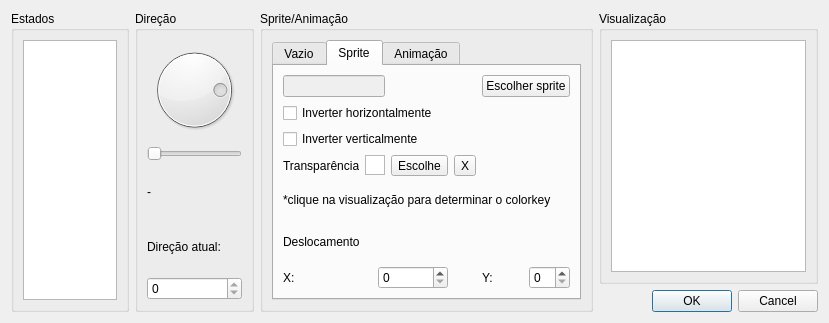
<?xml version="1.0" encoding="UTF-8"?>
<ui version="4.0">
 <class>ConfigsObjAnimationChooserWindow</class>
 <widget class="QDialog" name="ConfigsObjAnimationChooserWindow">
  <property name="geometry">
   <rect>
    <x>0</x>
    <y>0</y>
    <width>829</width>
    <height>323</height>
   </rect>
  </property>
  <property name="windowTitle">
   <string>Dialog</string>
  </property>
  <layout class="QGridLayout" name="gridLayout_7">
   <item row="0" column="0" rowspan="2">
    <widget class="QGroupBox" name="groupBoxEstados">
     <property name="title">
      <string>Estados</string>
     </property>
     <layout class="QGridLayout" name="gridLayout">
      <item row="0" column="0">
       <widget class="QListWidget" name="listWidgetEstados">
        <property name="maximumSize">
         <size>
          <width>100</width>
          <height>16777215</height>
         </size>
        </property>
       </widget>
      </item>
     </layout>
    </widget>
   </item>
   <item row="0" column="1" rowspan="2">
    <widget class="QGroupBox" name="groupBoxDirecao">
     <property name="title">
      <string>Direção</string>
     </property>
     <layout class="QGridLayout" name="gridLayout_4">
      <item row="0" column="0">
       <widget class="QDial" name="dial">
        <property name="maximum">
         <number>4</number>
        </property>
        <property name="singleStep">
         <number>1</number>
        </property>
        <property name="value">
         <number>3</number>
        </property>
        <property name="orientation">
         <enum>Qt::Horizontal</enum>
        </property>
        <property name="wrapping">
         <bool>true</bool>
        </property>
        <property name="notchTarget">
         <double>3.700000000000000</double>
        </property>
       </widget>
      </item>
      <item row="1" column="0">
       <widget class="QSlider" name="horizontalSliderDirectionNumber">
        <property name="minimum">
         <number>2</number>
        </property>
        <property name="maximum">
         <number>5</number>
        </property>
        <property name="value">
         <number>2</number>
        </property>
        <property name="orientation">
         <enum>Qt::Horizontal</enum>
        </property>
       </widget>
      </item>
      <item row="2" column="0">
       <widget class="QLabel" name="labelDirectionNumber">
        <property name="text">
         <string>-</string>
        </property>
       </widget>
      </item>
      <item row="4" column="0">
       <widget class="QSpinBox" name="spinBoxDirectionValue">
        <property name="enabled">
         <bool>true</bool>
        </property>
        <property name="readOnly">
         <bool>true</bool>
        </property>
       </widget>
      </item>
      <item row="3" column="0">
       <widget class="QLabel" name="label_4">
        <property name="text">
         <string>Direção atual:</string>
        </property>
       </widget>
      </item>
     </layout>
    </widget>
   </item>
   <item row="0" column="2" rowspan="2">
    <widget class="QGroupBox" name="groupBoxSpriteAnim">
     <property name="title">
      <string>Sprite/Animação</string>
     </property>
     <layout class="QGridLayout" name="gridLayout_3">
      <item row="0" column="0">
       <widget class="QTabWidget" name="tabWidgetSpriteAnim">
        <property name="minimumSize">
         <size>
          <width>200</width>
          <height>0</height>
         </size>
        </property>
        <property name="currentIndex">
         <number>1</number>
        </property>
        <widget class="QWidget" name="tab">
         <attribute name="title">
          <string>Vazio</string>
         </attribute>
         <layout class="QGridLayout" name="gridLayout_8">
          <item row="0" column="0">
           <widget class="QLabel" name="label">
            <property name="text">
             <string>Deixe essa aba ativada se não quiser animação!</string>
            </property>
           </widget>
          </item>
         </layout>
        </widget>
        <widget class="QWidget" name="tab_sprite">
         <attribute name="title">
          <string>Sprite</string>
         </attribute>
         <layout class="QGridLayout" name="gridLayout_6">
          <item row="0" column="0" colspan="3">
           <widget class="QLineEdit" name="lineEditSprite">
            <property name="enabled">
             <bool>false</bool>
            </property>
           </widget>
          </item>
          <item row="0" column="5" colspan="2">
           <widget class="QPushButton" name="pushButtonSpriteChooser">
            <property name="text">
             <string>Escolher sprite</string>
            </property>
           </widget>
          </item>
          <item row="1" column="0" colspan="5">
           <widget class="QCheckBox" name="checkBoxInvertHorizontal">
            <property name="text">
             <string>Inverter horizontalmente</string>
            </property>
           </widget>
          </item>
          <item row="2" column="0" colspan="5">
           <widget class="QCheckBox" name="checkBoxInvertVertical">
            <property name="text">
             <string>Inverter verticalmente</string>
            </property>
           </widget>
          </item>
          <item row="3" column="0">
           <widget class="QLabel" name="label_2">
            <property name="text">
             <string>Transparência:</string>
            </property>
           </widget>
          </item>
          <item row="3" column="1" colspan="2">
           <widget class="QGraphicsView" name="graphicsViewColorKey">
            <property name="maximumSize">
             <size>
              <width>20</width>
              <height>20</height>
             </size>
            </property>
           </widget>
          </item>
          <item row="3" column="3">
           <widget class="QToolButton" name="toolButtonColorkey">
            <property name="text">
             <string>Escolhe</string>
            </property>
           </widget>
          </item>
          <item row="3" column="4">
           <widget class="QToolButton" name="toolButton">
            <property name="text">
             <string>X</string>
            </property>
           </widget>
          </item>
          <item row="4" column="0" colspan="7">
           <widget class="QLabel" name="label_3">
            <property name="text">
             <string>*clique na visualização para determinar o colorkey</string>
            </property>
           </widget>
          </item>
          <item row="5" column="0">
           <widget class="QLabel" name="label_10">
            <property name="text">
             <string>Deslocamento:</string>
            </property>
           </widget>
          </item>
          <item row="6" column="0">
           <widget class="QLabel" name="label_8">
            <property name="text">
             <string>X:</string>
            </property>
           </widget>
          </item>
          <item row="6" column="2" colspan="2">
           <widget class="QSpinBox" name="spinBoxAdjustX2"/>
          </item>
          <item row="6" column="5">
           <widget class="QLabel" name="label_9">
            <property name="text">
             <string>Y:</string>
            </property>
           </widget>
          </item>
          <item row="6" column="6">
           <widget class="QSpinBox" name="spinBoxAdjustY2"/>
          </item>
         </layout>
        </widget>
        <widget class="QWidget" name="tab_animation">
         <attribute name="title">
          <string>Animação</string>
         </attribute>
         <layout class="QGridLayout" name="gridLayout_5">
          <item row="0" column="0" colspan="4">
           <widget class="QListWidget" name="listWidget">
            <property name="selectionRectVisible">
             <bool>false</bool>
            </property>
           </widget>
          </item>
          <item row="1" column="0" colspan="4">
           <widget class="QCheckBox" name="checkBoxInvertHorizontal2">
            <property name="text">
             <string>Inverte horizontalmente</string>
            </property>
           </widget>
          </item>
          <item row="2" column="0" colspan="3">
           <widget class="QCheckBox" name="checkBoxInvertVertically2">
            <property name="text">
             <string>Inverte verticalmente</string>
            </property>
           </widget>
          </item>
          <item row="3" column="0" colspan="2">
           <widget class="QLabel" name="label_5">
            <property name="text">
             <string>Deslocamento:</string>
            </property>
           </widget>
          </item>
          <item row="4" column="0">
           <widget class="QLabel" name="label_7">
            <property name="text">
             <string>X:</string>
            </property>
           </widget>
          </item>
          <item row="4" column="1">
           <widget class="QSpinBox" name="spinBoxAdjustX">
            <property name="minimum">
             <number>-9999</number>
            </property>
            <property name="maximum">
             <number>9999</number>
            </property>
            <property name="singleStep">
             <number>1</number>
            </property>
            <property name="value">
             <number>0</number>
            </property>
           </widget>
          </item>
          <item row="4" column="2">
           <widget class="QLabel" name="label_6">
            <property name="text">
             <string>Y:</string>
            </property>
           </widget>
          </item>
          <item row="4" column="3">
           <widget class="QSpinBox" name="spinBoxAdjustY">
            <property name="minimum">
             <number>-9999</number>
            </property>
            <property name="maximum">
             <number>9999</number>
            </property>
           </widget>
          </item>
         </layout>
        </widget>
       </widget>
      </item>
     </layout>
    </widget>
   </item>
   <item row="0" column="3">
    <widget class="QGroupBox" name="groupBoxVisu">
     <property name="title">
      <string>Visualização</string>
     </property>
     <layout class="QGridLayout" name="gridLayout_2">
      <item row="0" column="0">
       <widget class="QGraphicsView" name="graphicsView">
        <property name="maximumSize">
         <size>
          <width>200</width>
          <height>300</height>
         </size>
        </property>
       </widget>
      </item>
     </layout>
    </widget>
   </item>
   <item row="1" column="3">
    <widget class="QDialogButtonBox" name="buttonBox">
     <property name="orientation">
      <enum>Qt::Horizontal</enum>
     </property>
     <property name="standardButtons">
      <set>QDialogButtonBox::Cancel|QDialogButtonBox::Ok</set>
     </property>
    </widget>
   </item>
  </layout>
 </widget>
 <resources/>
 <connections>
  <connection>
   <sender>buttonBox</sender>
   <signal>accepted()</signal>
   <receiver>ConfigsObjAnimationChooserWindow</receiver>
   <slot>accept()</slot>
   <hints>
    <hint type="sourcelabel">
     <x>248</x>
     <y>254</y>
    </hint>
    <hint type="destinationlabel">
     <x>157</x>
     <y>264</y>
    </hint>
   </hints>
  </connection>
  <connection>
   <sender>buttonBox</sender>
   <signal>rejected()</signal>
   <receiver>ConfigsObjAnimationChooserWindow</receiver>
   <slot>reject()</slot>
   <hints>
    <hint type="sourcelabel">
     <x>367</x>
     <y>249</y>
    </hint>
    <hint type="destinationlabel">
     <x>286</x>
     <y>264</y>
    </hint>
   </hints>
  </connection>
 </connections>
</ui>
